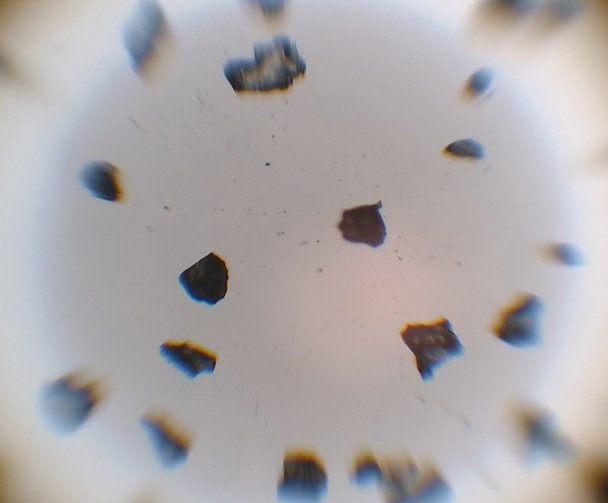
#> input picture tests/fixtures/research/1.jpg, 608 x 503 px
$ python compare_segmentation.py --output out.png
#> lines starting #> are read from the running program, lines starting #| are printed output that depends on the picture; after the words box and inside, x2 and y2 are one past the last pixel; in counts of white or black regions, pixels touching at a corner belong together
### backend/analyzer.py
import math

import cv2
import numpy as np

from backend.logger import logger
from backend.segmentation import segment_particles, validate_options
from backend.storage import (
    SESSION_CAL_DIR,
    SESSION_RES_DIR,
    read_image,
    write_image,
)

# ---------------------------------------------------------------------------
# Низкоуровневые функции обработки
# ---------------------------------------------------------------------------

def increase_contrast(image: np.ndarray) -> np.ndarray:
    gray = cv2.cvtColor(image, cv2.COLOR_BGR2GRAY)
    clahe = cv2.createCLAHE(clipLimit=2.0, tileGridSize=(8, 8))
    contrasted = clahe.apply(gray)
    blurred = cv2.GaussianBlur(contrasted, (5, 5), 0)
    return cv2.cvtColor(blurred, cv2.COLOR_GRAY2BGR)


def extract_particle_contours(image: np.ndarray, threshold_mode: str = 'fixed') -> list[np.ndarray]:
    if threshold_mode not in ('fixed', 'otsu'):
        raise ValueError('Неизвестный метод выделения частиц')
    gray = cv2.cvtColor(image, cv2.COLOR_BGR2GRAY)
    mode = cv2.THRESH_BINARY_INV
    if threshold_mode == 'otsu':
        mode |= cv2.THRESH_OTSU
    _, mask = cv2.threshold(gray, 127 if threshold_mode == 'fixed' else 0, 255, mode)
    contours, _ = cv2.findContours(mask, cv2.RETR_EXTERNAL, cv2.CHAIN_APPROX_SIMPLE)
    h, w = gray.shape
    filtered = []
    for contour in contours:
        x, y, cw, ch = cv2.boundingRect(contour)
        if cv2.contourArea(contour) > 100 and x > 0 and y > 0 and x + cw < w and y + ch < h:
            filtered.append(contour)
    return sorted(filtered, key=lambda contour: (cv2.boundingRect(contour)[1], cv2.boundingRect(contour)[0]))


def _validate_scale(coeff: float, division: float) -> None:
    if not all(math.isfinite(value) and value > 0 for value in (coeff, division)):
        raise ValueError('Коэффициент и цена деления должны быть конечными положительными числами')


def pixels_to_real_units(pixels: float, coeff: float, division: float) -> float:
    _validate_scale(coeff, division)
    return pixels / coeff * division


def measure_contours(
    contours: list[np.ndarray], start_number: int = 1,
    calibration_coefficient: float = 1.0, division_price_value: float = 1.0,
) -> tuple[list[dict], int]:
    _validate_scale(calibration_coefficient, division_price_value)
    scale = division_price_value / calibration_coefficient
    results = []
    for contour in contours:
        moments = cv2.moments(contour)
        area = cv2.contourArea(contour)
        width, length = sorted(cv2.minAreaRect(contour)[1])
        results.append({
            'contour_number': start_number,
            'perimeter': round(cv2.arcLength(contour, True) * scale, 2),
            'area': round(area * scale ** 2, 2),
            'width': round(width * scale, 2),
            'length': round(length * scale, 2),
            'dek': round(math.sqrt(4 * area / math.pi) * scale, 2),
            'cx': int(moments['m10'] / moments['m00']) if moments['m00'] else 0,
            'cy': int(moments['m01'] / moments['m00']) if moments['m00'] else 0,
        })
        start_number += 1
    return results, start_number


def _draw_outlined_labels(image, labels, font_scale, thickness, outline_width):
    if not labels:
        return
    # OpenCV 5 maps legacy text thickness to font weight. Two putText calls
    # no longer create an outline, so expand the actual glyph mask instead.
    mask = np.zeros(image.shape[:2], np.uint8)
    for text, position in labels:
        cv2.putText(mask, text, position, cv2.FONT_HERSHEY_SIMPLEX,
                    font_scale, 255, thickness)
    size = 2 * outline_width + 1
    kernel = cv2.getStructuringElement(cv2.MORPH_ELLIPSE, (size, size))
    outline = cv2.dilate(mask, kernel)
    image[outline > 0] = (255, 255, 255)
    for text, position in labels:
        cv2.putText(image, text, position, cv2.FONT_HERSHEY_SIMPLEX,
                    font_scale, (0, 0, 0), thickness)


def draw_particle_contours(image: np.ndarray, contours: list[np.ndarray], results: list[dict] | None = None,
                           *, excluded_contours: list[np.ndarray] | None = None) -> np.ndarray:
    rendered = image.copy()
    if excluded_contours:
        cv2.drawContours(rendered, excluded_contours, -1, (0, 165, 255), 2)
    cv2.drawContours(rendered, contours, -1, (0, 0, 255), 2)
    labels = [(str(result['contour_number']), (result['cx'], result['cy']))
              for result in results or []]
    _draw_outlined_labels(rendered, labels, font_scale=.5, thickness=2, outline_width=2)
    return rendered


def find_and_draw_contours(image: np.ndarray) -> np.ndarray:
    return draw_particle_contours(image, extract_particle_contours(image))


# [23 lines left out: functions analyze_contours, _dark_stroke_mask, not called in this run]


def find_vertical_lines(img_bgr: np.ndarray) -> np.ndarray:
    return _dark_stroke_mask(cv2.cvtColor(img_bgr, cv2.COLOR_BGR2GRAY), vertical=True)


# [236 lines left out: functions detect_black_strips_left_edges, run_research_analysis, estimate_scale_spacing, _scale_masks, _detect_calibration_scale, calibrate_scale_image and 1 more, not called in this run]

### backend/segmentation.py
"""Particle masks from original pixels, independent of annotations and calibration."""
import math
import heapq

import cv2
import numpy as np


DEFAULT_OPTIONS = {'mode': 'auto', 'min_area_px': 100.0, 'split_touching': True}


def validate_options(options=None):
    if options is None:
        return DEFAULT_OPTIONS.copy()
    if not isinstance(options, dict) or set(options) - set(DEFAULT_OPTIONS):
        raise ValueError('Некорректные параметры выделения частиц')
    result = {**DEFAULT_OPTIONS, **options}
    if result['mode'] not in ('auto', 'dark', 'light', 'color'):
        raise ValueError('Неизвестный режим выделения частиц')
    area = result['min_area_px']
    if isinstance(area, bool) or not isinstance(area, (int, float)) or not math.isfinite(area) or area < 1:
        raise ValueError('Минимальная площадь должна быть конечным числом не меньше 1 пикселя²')
    if type(result['split_touching']) is not bool:
        raise ValueError('Разделение частиц должно быть включено или выключено')
    result['min_area_px'] = float(area)
    return result


def _border_samples(array):
    size = max(1, min(array.shape[:2]) // 40)
    return np.concatenate((array[:size].reshape(-1, array.shape[2]),
                           array[-size:].reshape(-1, array.shape[2]),
                           array[:, :size].reshape(-1, array.shape[2]),
                           array[:, -size:].reshape(-1, array.shape[2])))


def _illumination_mask(gray):
    """Correct a linear light gradient only when frame edges support the fit."""
    h, w = gray.shape
    sample = cv2.resize(gray, (min(w, 160), min(h, 160)), interpolation=cv2.INTER_AREA)
    yy, xx = np.mgrid[:sample.shape[0], :sample.shape[1]].astype(np.float32)
    xx = 2 * xx / max(1, sample.shape[1] - 1) - 1
    yy = 2 * yy / max(1, sample.shape[0] - 1) - 1
    rim = max(1, min(sample.shape) // 40)
    edge = np.ones(sample.shape, bool)
    edge[rim:-rim, rim:-rim] = False
    design = np.column_stack((xx[edge], yy[edge], np.ones(edge.sum())))
    values = sample[edge].astype(np.float32)
    valid = np.ones(len(values), bool)
    for _ in range(3):
        coefficients, _, rank, _ = np.linalg.lstsq(design[valid], values[valid], rcond=None)
        if rank < 3:
            return None
        residual = values - design @ coefficients
        deviation = np.median(np.abs(residual - np.median(residual)))
        valid = np.abs(residual) <= max(8, 3 * deviation)
        if valid.sum() < .6 * len(values):
            return None
    if np.quantile(np.abs(residual), .8) > 8 or 2 * np.sum(np.abs(coefficients[:2])) < 20:
        return None
    background = (coefficients[0] * np.linspace(-1, 1, w)[None, :] +
                  coefficients[1] * np.linspace(-1, 1, h)[:, None] + coefficients[2])
    distance = np.clip(np.abs(gray.astype(np.float32) - background), 0, 255).astype(np.uint8)
    threshold, _ = cv2.threshold(distance, 0, 255, cv2.THRESH_BINARY | cv2.THRESH_OTSU)
    return np.uint8(distance > max(12, threshold)) * 255


def _foreground_mask(image, mode):
    smooth = cv2.GaussianBlur(image, (3, 3), 0)
    if mode in ('auto', 'color'):
        ab = cv2.cvtColor(smooth, cv2.COLOR_BGR2LAB)[:, :, 1:].astype(np.float32)
        background = np.median(_border_samples(ab), axis=0)
        distance = np.clip(np.linalg.norm(ab - background, axis=2), 0, 255).astype(np.uint8)
        threshold, _ = cv2.threshold(distance, 0, 255, cv2.THRESH_BINARY | cv2.THRESH_OTSU)
        mask = np.uint8(distance > max(12, threshold)) * 255
        foreground = distance[mask > 0]
        back = distance[mask == 0]
        separated = foreground.size and back.size and np.mean(foreground) - np.mean(back) >= 12
        colored_background = float(np.linalg.norm(background - 128)) >= 12
        if separated and np.mean(mask > 0) < .8 and (mode == 'color' or colored_background):
            return mask, 'lab_background', (distance, max(12, threshold))
        if mode == 'color':
            raise ValueError('Недостаточно цветового контраста. Выберите светлые или тёмные частицы')

    gray = cv2.cvtColor(smooth, cv2.COLOR_BGR2GRAY)
    if mode == 'auto':
        corrected = _illumination_mask(gray)
        if corrected is not None:
            return corrected, 'gray_corrected', None
    _, light = cv2.threshold(gray, 0, 255, cv2.THRESH_BINARY | cv2.THRESH_OTSU)
    dark = cv2.bitwise_not(light)
    low, high = gray[dark > 0], gray[light > 0]
    if not low.size or not high.size or float(np.mean(high)) - float(np.mean(low)) < 12:
        return np.zeros_like(gray), 'gray_' + ('light' if mode == 'light' else 'dark'), None
    if mode == 'auto':
        # The material around the frame is a better background cue than the
        # smaller class: a single large particle may fill most of the image.
        dark_border = float(np.mean(_border_samples(dark[:, :, None]) > 0))
        light_border = 1 - dark_border
        mode = 'dark' if (dark_border, np.mean(dark > 0)) < (light_border, np.mean(light > 0)) else 'light'
    return (dark if mode == 'dark' else light), 'gray_' + mode, None


def _touches_border(contour, shape):
    x, y, w, h = cv2.boundingRect(contour)
    return x == 0 or y == 0 or x + w >= shape[1] or y + h >= shape[0]


# [36 lines left out: function _trim_border_halo, not called in this run]


def _split_contour(contour, foreground_mask):
    x, y, w, h = cv2.boundingRect(contour)
    offset = np.array([[[x - 2, y - 2]]], dtype=np.int32)
    mask = np.zeros((h + 4, w + 4), np.uint8)
    cv2.drawContours(mask, [contour - offset], -1, 255, -1)
    # External contours fill enclosed background gaps. Keep the source mask
    # so two bridges around a gap do not turn two grains into one solid mass.
    mask[2:h + 2, 2:w + 2] &= foreground_mask[y:y + h, x:x + w]
    return [part + offset for part in _split_mask(mask)]


def _split_mask(mask):
    contours, _ = cv2.findContours(mask, cv2.RETR_EXTERNAL, cv2.CHAIN_APPROX_SIMPLE)
    if len(contours) != 1:
        return contours
    contour = contours[0]
    hull_area = cv2.contourArea(cv2.convexHull(contour))
    # Convex particles, including long grains, should not be cut into pieces.
    if not hull_area or cv2.contourArea(contour) / hull_area > .96:
        return [contour]
    distance = cv2.distanceTransform(mask, cv2.DIST_L2, 5)
    distance = cv2.GaussianBlur(distance, (3, 3), 0)
    maximum = float(distance.max())
    if maximum < 3:
        return [contour]
    radius = 3
    kernel = cv2.getStructuringElement(cv2.MORPH_ELLIPSE, (2 * radius + 1, 2 * radius + 1))
    # A small attached fragment must have its own seed before area filtering;
    # a threshold relative to the largest grain silently absorbs small lobes.
    peaks = np.uint8((distance >= cv2.dilate(distance, kernel) - 1e-5) & (distance >= 3))
    count, labels = cv2.connectedComponents(peaks)
    candidates = []
    for label in range(1, count):
        ys, xs = np.where(labels == label)
        index = int(np.argmax(distance[ys, xs]))
        candidates.append((float(distance[ys[index], xs[index]]), int(xs[index]), int(ys[index])))
    if len(candidates) > 64:
        return [contour]
    seeds = []
    for height, sx, sy in sorted(candidates, reverse=True):
        separate = True
        for previous, px, py in seeds:
            separation = math.hypot(sx - px, sy - py)
            if separation < max(6, .8 * min(height, previous)):
                separate = False
                break
            # Test the widest connecting path inside the particle. A straight
            # line can leave a single curved grain and falsely suggest a neck.
            core = np.uint8(distance >= .8 * min(height, previous))
            _, core_labels = cv2.connectedComponents(core)
            if core_labels[sy, sx] == core_labels[py, px]:
                separate = False
                break
        if separate:
            seeds.append((height, sx, sy))
    if len(seeds) < 2:
        return [contour]
    # Marker-controlled flooding of the distance surface stays inside the
    # foreground and crosses narrow necks last. Euclidean nearest-core labels
    # can jump across background gaps or cut a third small grain in half.
    markers = _watershed_labels(mask, distance, seeds)
    region_labels = range(1, len(seeds) + 1)
    parts = []
    for label in region_labels:
        region = np.uint8((markers == label) & (mask > 0)) * 255
        contours, _ = cv2.findContours(region, cv2.RETR_EXTERNAL, cv2.CHAIN_APPROX_SIMPLE)
        if len(contours) != 1 or cv2.contourArea(contours[0]) <= 0:
            return [contour]
        parts.append(contours[0])
    if sum(cv2.contourArea(c) for c in parts) < .85 * np.count_nonzero(mask):
        return [contour]
    return parts


def _watershed_labels(mask, distance, seeds):
    labels = np.zeros(mask.shape, np.int32)
    queue = []
    order = 0
    for label, (height, x, y) in enumerate(seeds, 1):
        labels[y, x] = label
        heapq.heappush(queue, (-height, order, label, y, x))
        order += 1
    height, width = mask.shape
    neighbors = ((-1, -1), (-1, 0), (-1, 1), (0, -1), (0, 1), (1, -1), (1, 0), (1, 1))
    while queue:
        level, _, label, y, x = heapq.heappop(queue)
        for dy, dx in neighbors:
            ny, nx = y + dy, x + dx
            if not (0 <= ny < height and 0 <= nx < width) or not mask[ny, nx] or labels[ny, nx]:
                continue
            labels[ny, nx] = label
            order += 1
            heapq.heappush(queue, (max(level, -float(distance[ny, nx])), order, label, ny, nx))
    return labels


def segment_particles(image, options=None):
    options = validate_options(options)
    if image is None or image.ndim != 3 or image.shape[2] != 3 or image.dtype != np.uint8:
        raise ValueError('Нужно цветное изображение в формате BGR uint8')
    mask, method, color_strength = _foreground_mask(image, options['mode'])
    contours, _ = cv2.findContours(mask, cv2.RETR_EXTERNAL, cv2.CHAIN_APPROX_SIMPLE)
    result, excluded_border, excluded_small, split_count = [], 0, 0, 0
    border_contours = []
    for contour in contours:
        if cv2.contourArea(contour) <= options['min_area_px']:
            excluded_small += 1
            continue
        if _touches_border(contour, mask.shape) and color_strength is not None:
            contour = _trim_border_halo(contour, mask, *color_strength)
        if _touches_border(contour, mask.shape):
            excluded_border += 1
            border_contours.append(contour)
            continue
        parts = _split_contour(contour, mask) if options['split_touching'] else [contour]
        split_count += len(parts) - 1
        for part in parts:
            if cv2.contourArea(part) <= options['min_area_px']:
                excluded_small += 1
            else:
                result.append(part)
    result.sort(key=lambda c: (cv2.boundingRect(c)[1], cv2.boundingRect(c)[0]))
    accepted = np.zeros_like(mask)
    if result:
        cv2.drawContours(accepted, result, -1, 255, -1)
    return {'contours': result, 'border_contours': border_contours, 'mask': accepted, 'method': method,
            'excluded_border': excluded_border, 'excluded_small': excluded_small,
            'split_count': split_count, 'options': options}

### scripts/compare_segmentation.py
"""Compare segmentation without claiming accuracy on unlabelled photographs."""
import argparse
import json
import sys
from pathlib import Path

import cv2
import numpy as np

sys.path.insert(0, str(Path(__file__).resolve().parents[1]))
from backend.analyzer import (increase_contrast, extract_particle_contours,
                              measure_contours, draw_particle_contours)
from backend.segmentation import segment_particles


def synthetic_scenes():
    scenes = {}
    for name, foreground, background in [('normal', 80, 210), ('bright', 155, 230), ('dim', 30, 100)]:
        image = np.full((200, 200, 3), background, np.uint8)
        cv2.rectangle(image, (60, 60), (100, 120), (foreground,) * 3, -1)
        scenes[name] = image
    gradient = np.tile(np.linspace(140, 230, 200), (200, 1))
    gradient[60:121, 60:101] = 100
    scenes['gradient'] = cv2.cvtColor(gradient.astype(np.uint8), cv2.COLOR_GRAY2BGR)
    noise = np.random.default_rng(42).normal(0, 5, (200, 200, 3))
    scenes['noise'] = np.clip(scenes['normal'].astype(float) + noise, 0, 255).astype(np.uint8)
    yy, xx = np.mgrid[:200, :200]
    fabric = np.zeros((200, 200, 3), np.float32)
    fabric[:] = (180, 90, 50)
    fabric += (5 * np.sin(xx * 1.5) + 5 * np.cos(yy * 1.5))[:, :, None]
    fabric[60:121, 60:101] = (220, 230, 235)
    scenes['light_on_blue'] = np.clip(fabric + noise, 0, 255).astype(np.uint8)
    return scenes


def compare(image, output, name, known=False):
    prepared = increase_contrast(image)
    report = {}
    previews = [image.copy()]
    for mode in ('fixed', 'otsu', 'auto'):
        segmented = segment_particles(image) if mode == 'auto' else None
        contours = segmented['contours'] if segmented else extract_particle_contours(prepared, mode)
        results, _ = measure_contours(contours)
        metrics = {'count': len(results)}
        if segmented:
            metrics['method'] = segmented['method']
        if known:
            largest = max(results, key=lambda r: r['area']) if results else None
            for key, expected in [('area', 2400), ('width', 40), ('length', 60)]:
                metrics[key + '_error'] = round(abs(largest[key] - expected) / expected, 4) if largest else None
        report[mode] = metrics
        previews.append(draw_particle_contours(image, contours, results))
    height = min(500, image.shape[0])
    width = round(image.shape[1] * height / image.shape[0])
    resized = []
    for label, preview in zip(('source', 'legacy 127', 'legacy Otsu', 'auto'), previews):
        preview = cv2.resize(preview, (width, height))
        cv2.putText(preview, label, (10, 24), cv2.FONT_HERSHEY_SIMPLEX, .7, (0, 0, 255), 2)
        resized.append(preview)
    if not cv2.imwrite(str(output / (name + '.png')), np.hstack(resized)):
        raise OSError('Could not write comparison preview')
    return report


def main():
    parser = argparse.ArgumentParser(description=__doc__)
    parser.add_argument('--output', type=Path, required=True)
    args = parser.parse_args()
    args.output.mkdir(parents=True, exist_ok=True)
    report = {'opencv': cv2.__version__, 'preprocessing': {'legacy': 'CLAHE 2.0 8x8 + Gaussian 5x5', 'auto': 'Original BGR + Gaussian 3x3; chromatic or corrected luminance mask'},
              'synthetic': {}, 'fixtures': {},
              'limitations': 'Photographs have no reference annotations. Counts do not measure accuracy.'}
    for name, image in synthetic_scenes().items():
        report['synthetic'][name] = compare(image, args.output, name, known=True)
#> this loop made 6 passes
#> pass 1, in compare, `prepared = increase_contrast(image)`:
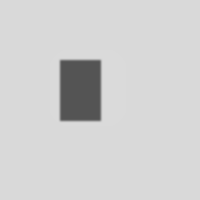
#> prepared: shape (200, 200, 3); min 84, max 218, mean 208.8
#> pass 1, in extract_particle_contours, `_, mask = cv2.threshold(gray, 127 if threshold_mode == 'fixed' else 0,..`:
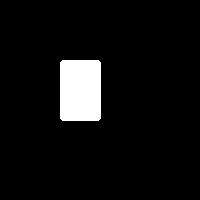
#> mask: shape (200, 200); 6.2% white; 1 white region, box (x1, y1, x2, y2) and area: (60, 60, 101, 121) 2489
    for path in sorted((Path(__file__).resolve().parents[1] / 'tests/fixtures/research').glob('*.jpg')):
        image = cv2.imread(str(path))
#> image is the input picture: shape (503, 608, 3); mean B, G, R 171.1, 170, 174.6
        if image is None:
            raise ValueError(f'Cannot read {path}')
        report['fixtures'][path.name] = compare(image, args.output, 'fixture-' + path.stem)
#> in increase_contrast (call 7), `gray = cv2.cvtColor(image, cv2.COLOR_BGR2GRAY)`:
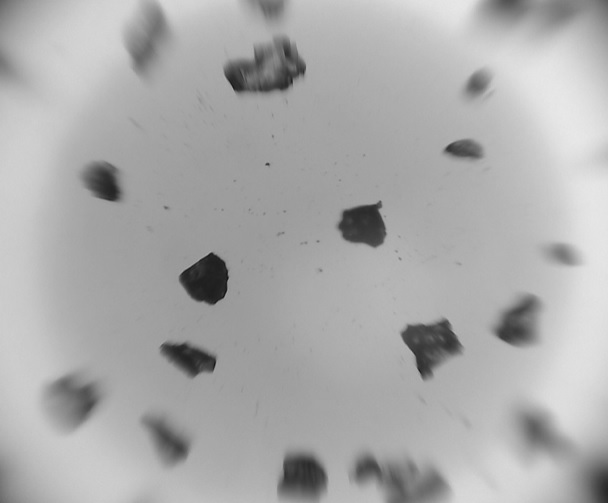
#> gray: shape (503, 608); min 18, max 233, mean 171.5
#> in increase_contrast (call 7), `contrasted = clahe.apply(gray)`:
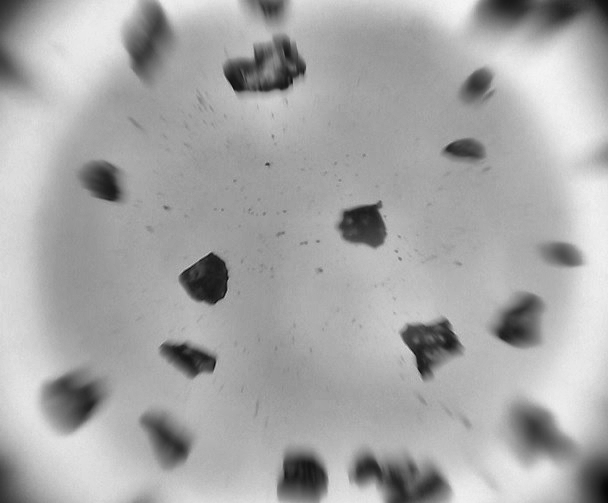
#> contrasted: shape (503, 608); min 6, max 245, mean 167.6
#> the loop in compare (call 7), `for mode in ('fixed', 'otsu', 'auto'):` made 3 passes
#> method in segment_particles on pass 3: 'gray_dark'
#> pass 1, in extract_particle_contours (call 13), `_, mask = cv2.threshold(gray, 127 if threshold_mode == 'fixed' else 0,..`:
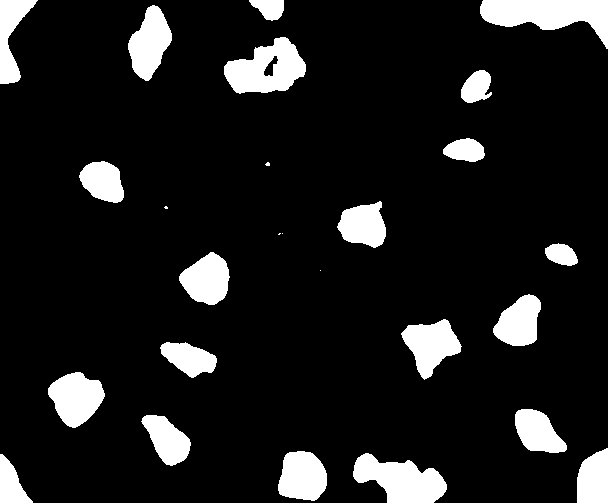
#> mask: shape (503, 608); 11.3% white; 26 white regions (5 under 20 px), largest, box (x1, y1, x2, y2) and area: (480, 0, 608, 49) 3393, (224, 37, 306, 94) 2915, (353, 453, 447, 503) 2897
#> pass 2, in extract_particle_contours (call 14), `_, mask = cv2.threshold(gray, 127 if threshold_mode == 'fixed' else 0,..`:
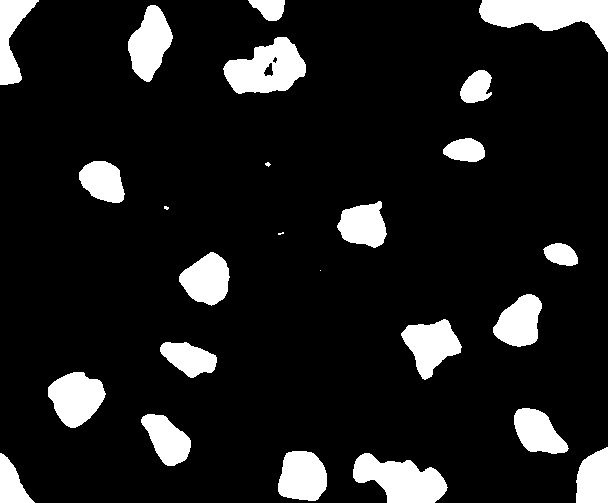
#> mask: shape (503, 608); 11.7% white; 25 white regions (4 under 20 px), largest, box (x1, y1, x2, y2) and area: (479, 0, 608, 52) 3506, (223, 37, 306, 94) 3007, (353, 453, 448, 503) 2963
#> (the rest of the program and of its run is left out)
